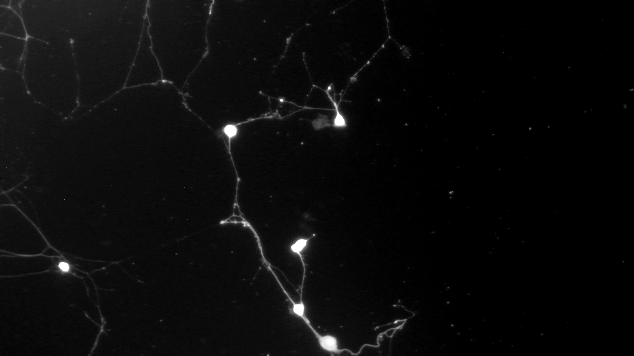
#> input picture presentations/camex-sunum/assets/figures/pc12_preprocessed.png, 634 x 356 px
$ python make_aug_strip.py
#> lines starting #> are read from the running program, lines starting #| are printed output that depends on the picture
"""Slide 7 images: the two augmentations used in the pipeline and the ones kept for a retest.

All images come from assets/figures/pc12_preprocessed.png (the slide-5 image after preprocessing).
The augmented crops are made with the project's own ops (ml/experiments/arms.py, ml/augment/ops),
forced on at a visible setting; no label outlines are drawn.
Writes: aug_card_crops.png, aug_card_dihedral.png, aug_retest_strip.png (assets/figures).
"""
from pathlib import Path

import matplotlib
matplotlib.use("Agg")
import matplotlib.pyplot as plt
import numpy as np
from PIL import Image, ImageDraw
from scipy import ndimage as ndi

FIG = Path(__file__).resolve().parents[1] / "assets" / "figures"

# 1. random crops: crop windows on the preprocessed image (2 on bright structures, 1 anywhere)
g = np.asarray(Image.open(FIG / "pc12_preprocessed.png").convert("L")).astype(np.float32) / 255
H, W = g.shape
#> H = 356; W = 634
S = 150                                           # drawn window size (illustration only)
sm = ndi.uniform_filter(g, 25)
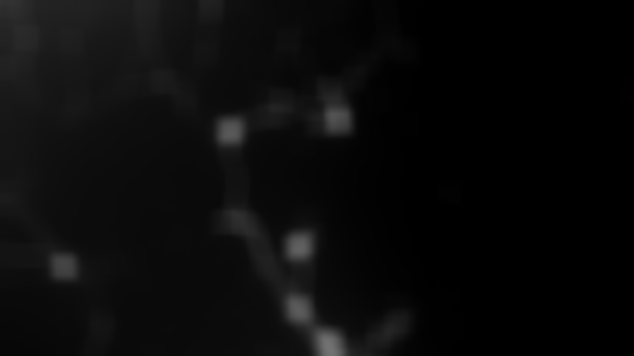
#> sm: shape (356, 634) float32; min 0, max 0.453, mean 0.0423
img = Image.fromarray((g * 255).astype(np.uint8)).convert("RGB")
d = ImageDraw.Draw(img)
taken = []
for _ in range(2):
    m = sm.copy()
    for (y, x) in taken:
        m[max(0, y - S):y + S, max(0, x - S):x + S] = 0
    y, x = np.unravel_index(np.argmax(m), m.shape)
    taken.append((y, x))
    x0, y0 = int(np.clip(x - S // 2, 0, W - S)), int(np.clip(y - S // 2, 0, H - S))
    d.rectangle([x0, y0, x0 + S, y0 + S], outline=(74, 222, 128), width=4)
#> this loop made 2 passes
#> (y, x, x0, y0) on passes 1 to 2: (349, 330, 255, 206), (134, 230, 155, 59)
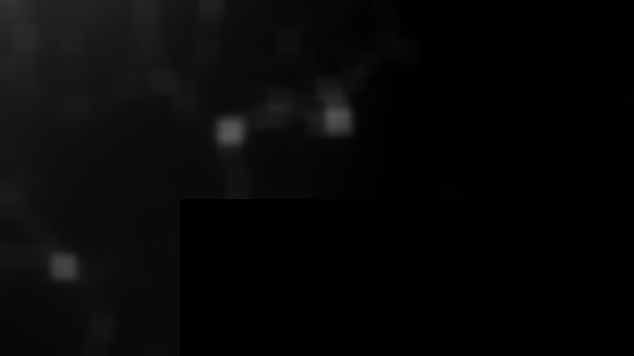
#> m: shape (356, 634) float32; min 0, max 0.35, mean 0.031
#> after the loop, taken = [(349, 330), (134, 230)]
d.rectangle([W - S - 20, 15, W - 20, 15 + S], outline=(250, 204, 21), width=4)   # "anywhere" window
img.save(FIG / "aug_card_crops.png")
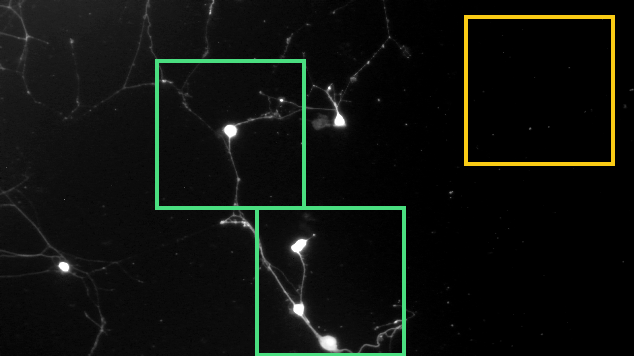
#> saved as aug_card_crops.png: PIL image 634x356 RGB; mean R, G, B 14.5, 16.9, 13.2

# clean training crop (no label outlines) from the preprocessed image, centred on bright structures
T = 256
cy, cx = np.unravel_index(np.argmax(ndi.uniform_filter(g, 60)), g.shape)
#> cy = 355; cx = 335
y0, x0 = int(np.clip(cy - T // 2, 0, H - T)), int(np.clip(cx - T // 2, 0, W - T))
#> y0 = 100; x0 = 207
crop = g[y0:y0 + T, x0:x0 + T]
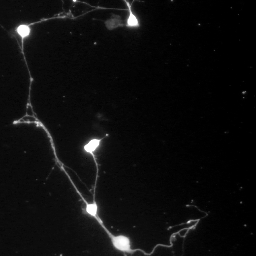
#> crop: shape (256, 256) float32; min 0, max 1, mean 0.0537
to_rgb = lambda c: np.repeat((np.clip(c, 0, 1) * 255).astype(np.uint8)[..., None], 3, axis=2)

# 2. 8 rotations & flips of the crop
o = to_rgb(crop)
views = [np.rot90(o, k) if f == 0 else np.fliplr(np.rot90(o, k)) for f in (0, 1) for k in range(4)]
#> views = 8 items
pad = 8
cell = o.shape[0]
#> cell = 256
canvas = np.full((2 * cell + pad, 4 * cell + 3 * pad, 3), 255, np.uint8)
for i, v in enumerate(views):
    r, c = divmod(i, 4)
    canvas[r * (cell + pad):r * (cell + pad) + cell, c * (cell + pad):c * (cell + pad) + cell] = v
#> this loop made 8 passes
#> (r, c) on passes 1 to 8: (0, 0), (0, 1), (0, 2), (0, 3), (1, 0), (1, 1), (1, 2), (1, 3)
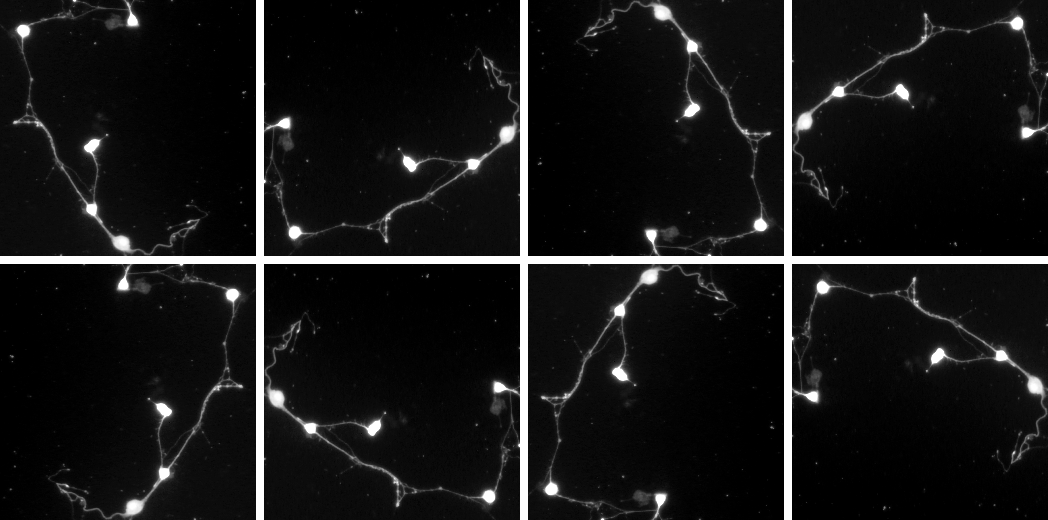
#> canvas: shape (520, 1048, 3); min 0, max 255, mean 22.8
Image.fromarray(canvas).save(FIG / "aug_card_dihedral.png")

# 3. augmentations kept for a retest: the real ops of ml/experiments/arms.py and ml/augment/ops,
#    forced on (p = 1) at a clearly visible setting from their tested range
import sys
sys.path.insert(0, r"N:/gozde/academic/year 4/ENG/pc12-arch-github")
from ml.experiments import arms as A
from ml.augment.ops.noise import noise

z = np.zeros_like(crop, bool)
rng = lambda: np.random.default_rng(0)
out = [
    ("Original", crop),
#> (the run stopped early here; a loop or call above may not have finished)
